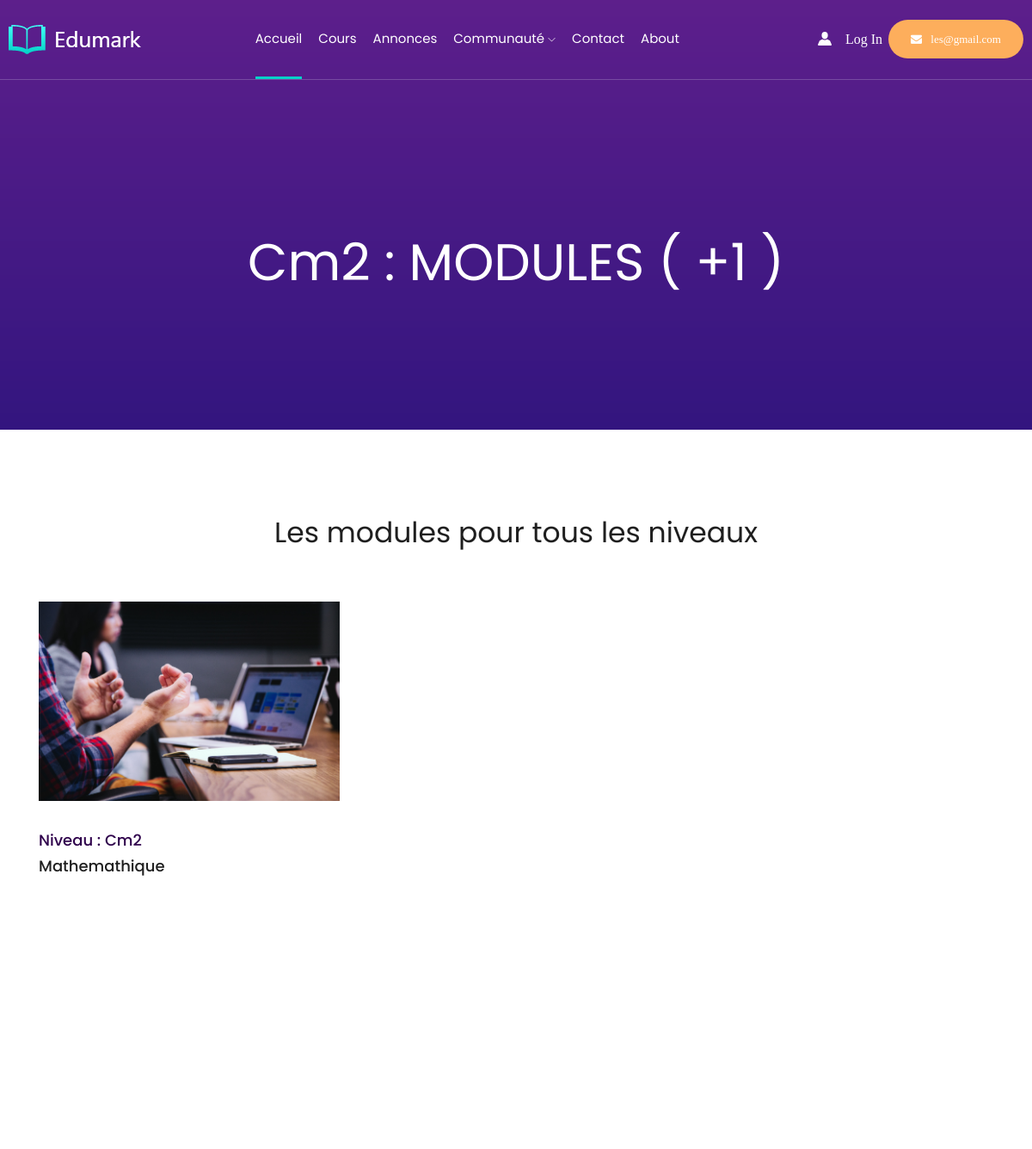
The app's page /cours/Cm2 (upper part), older data.
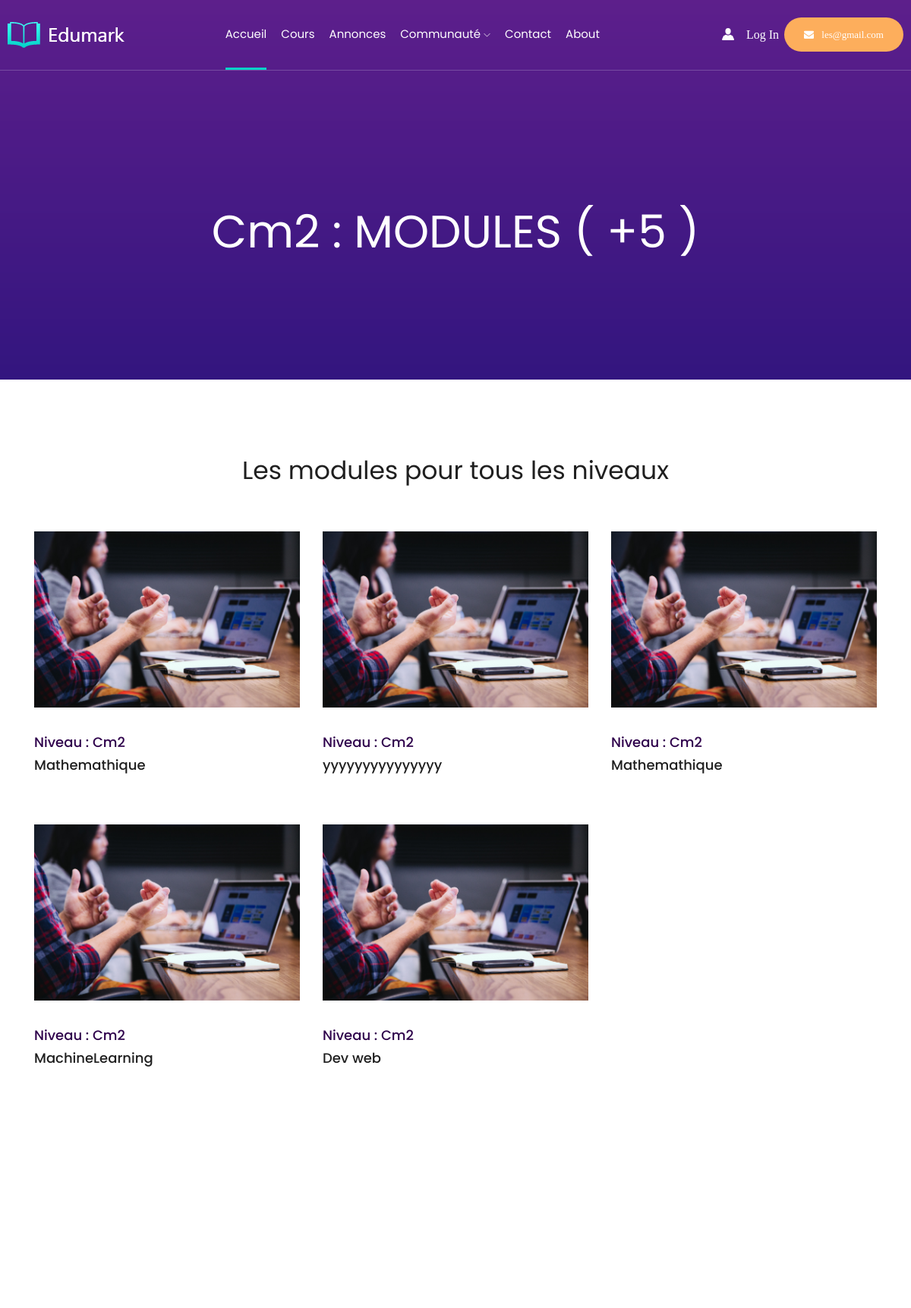
The same page, newer data.
### Membre/models.py (models this page shows)
class Cours(models.Model):
    titre = models.CharField(max_length=50)
    description = models.TextField()
    categorie = models.CharField(max_length=50)
    niveau = models.CharField(max_length=50)

### Cours/views.py (the view)
# urls.py: path('<slug:niveau>',views.Cours_cat, name = "Cours_cat" ),
def Cours_cat(request, niveau):
    categorie = Cours.objects.filter(niveau = niveau)
    som = categorie.count()
    paginator = Paginator(categorie, 5)
    page = request.GET.get('page', 1)
    try:
            categorie = paginator.page(page)
    except PageNotAnInteger:
            categorie = paginator.page(1)
    except EmptyPage:
            categorie = paginator.page(paginator.num_pages)
    return render(request, "Cours/courses.html", locals())

### Templates/Cours/courses.html (shortened to what this page needs)
{% extends "Layouts/base.html" %}
{% block content %}
{% load static %}
        <div class="bradcam_area breadcam_bg overlay2">
            <h3>{{niveau}} : MODULES ( +{{som}} )</h3>
        </div>
        <div class="our_latest_blog" style="margin-top: -100px;">
            <div class="container">
                <div class="row">
                    <div class="col-xl-12">
                        <div class="section_title text-center mb-100">
                            <h3>Les modules pour tous les niveaux</h3>
                        </div>
                    </div>
                </div>
                <div class="row">
                    {% for cat in categorie %}
                        <div class="col-xl-4 col-md-4">
                            <div class="single_latest_blog">
                                <div class="thumb">
                                  <a href ="{% url 'Cours_liste' niveau cat.categorie %}">  <img src="{% static 'img/latest_blog/1.png' %}" alt=""></a>
                                </div>
                                <div class="content_blog">
                                    <div class="date">
                                        <h4>Niveau : {{cat.niveau}}</h4>
                                    </div>
                                    <div class="blog_meta">
                                        <h3><a href="{% url 'Cours_liste' niveau cat.categorie %}">{{cat.categorie}}</a></h3>
                                    </div>
                                </div>
                            </div>
                        </div>
                    {% endfor %}
                </div>
            </div>
      </div>
    <div class="our_latest_blog" style="margin-top: -100px;">
    </div>
    {% endblock content %}

Row changes from the older to the newer data that the page shows:
no longer on this page (row edited): Cours: niveau "Cm2", categorie "Mathemathique"
now on this page (row edited): Cours: niveau "Cm2", categorie "Mathemathique"
now on this page (row edited): Cours: niveau "Cm2", categorie "yyyyyyyyyyyyyyy"
now on this page (row edited): Cours: niveau "Cm2", categorie "Mathemathique"
now on this page (row edited): Cours: niveau "Cm2", categorie "MachineLearning"
now on this page (row edited): Cours: niveau "Cm2", categorie "Dev web"
Text that changed along with them:
{{ niveau }}: (not shown) → "Cm2"
{{ som }}: "1" → "5"
